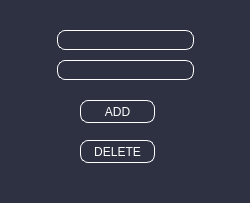
<?xml version="1.0" encoding="UTF-8"?>
<ui version="4.0">
 <class>Form</class>
 <widget class="QWidget" name="Form">
  <property name="geometry">
   <rect>
    <x>0</x>
    <y>0</y>
    <width>250</width>
    <height>203</height>
   </rect>
  </property>
  <property name="windowTitle">
   <string>Form</string>
  </property>
  <property name="styleSheet">
   <string notr="true">background-color: #2d3142 ;
color: white;
</string>
  </property>
  <widget class="QPushButton" name="AddButton">
   <property name="geometry">
    <rect>
     <x>80</x>
     <y>100</y>
     <width>75</width>
     <height>23</height>
    </rect>
   </property>
   <property name="styleSheet">
    <string notr="true">border: 1px solid white;
border-radius: 8px;
</string>
   </property>
   <property name="text">
    <string>ADD</string>
   </property>
  </widget>
  <widget class="QPushButton" name="DeleteButton">
   <property name="geometry">
    <rect>
     <x>80</x>
     <y>140</y>
     <width>75</width>
     <height>23</height>
    </rect>
   </property>
   <property name="styleSheet">
    <string notr="true">border: 1px solid white;
border-radius: 8px;
</string>
   </property>
   <property name="text">
    <string>DELETE</string>
   </property>
  </widget>
  <widget class="QLineEdit" name="ServiceLine">
   <property name="geometry">
    <rect>
     <x>20</x>
     <y>30</y>
     <width>211</width>
     <height>20</height>
    </rect>
   </property>
   <property name="styleSheet">
    <string notr="true">width: 70%;
height: 25px;
margin: 0 auto;
border: 1px solid white;
border-radius: 8px;</string>
   </property>
  </widget>
  <widget class="QLineEdit" name="PasswordLine">
   <property name="geometry">
    <rect>
     <x>20</x>
     <y>60</y>
     <width>211</width>
     <height>20</height>
    </rect>
   </property>
   <property name="styleSheet">
    <string notr="true">width: 70%;
height: 25px;
margin: 0 auto;
border: 1px solid white;
border-radius: 8px;</string>
   </property>
  </widget>
 </widget>
 <resources/>
 <connections/>
</ui>
